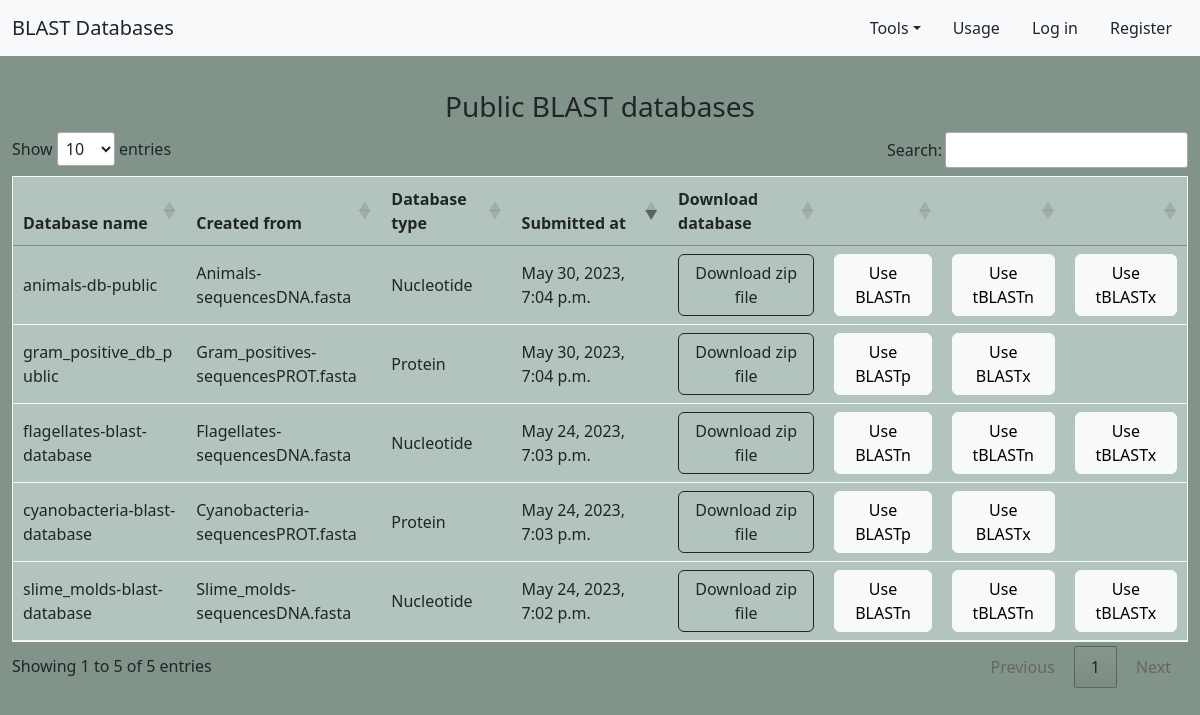
/blast_databases/, run on the app's committed database.
### blast_db_creator/models.py (models this page shows, shortened)
class BlastDBData(models.Model):
    user_input = models.ForeignKey(UserInput, on_delete=models.CASCADE)
    father_database = models.ForeignKey('self',
        on_delete=models.SET_NULL,
        null=True, blank=True)
    zip_file = models.FileField()
    slug = models.SlugField(primary_key=True)

class UserInput(models.Model):
    DB_types = (
        ("nucl", "Nucleotide"),
        ("prot", "Protein"),
    )
    file_types = (
        ("fasta", "Fasta"),
    )
    version = (
        ("4", "4"),
        ("5", "5"),
    )
    public_private = (
        ("public", "Public"),
        ("private", "Private"),
    )
    public_or_private = models.CharField(max_length=12, choices=public_private,
                                         default="public")
    user = models.ForeignKey(User, on_delete=models.CASCADE, blank=True,
                             null=True)
    input_file = models.FileField(upload_to='users_inputs/', validators=[
        FileExtensionValidator(allowed_extensions=['fasta'])])
    database_type = models.CharField(
        max_length=12, choices=DB_types, default="nucl")
    input_type = models.CharField(
        max_length=12, choices=file_types, default="fasta")
    name_of_blast_db = models.CharField(primary_key=True, max_length=100,
        error_messages={'unique': "This database name already exists."})
    database_title = models.CharField(max_length=200, blank=True)
    parse_seqids = models.BooleanField(blank=True)
    hash_index = models.BooleanField(blank=True)
    blastdb_version = models.CharField(
        max_length=12, choices=version, default="4")
    taxid = models.CharField(max_length=300, blank=True)
    taxid_map = models.FileField(upload_to='user_taxid_files/', blank=True)
    created = models.DateTimeField(editable=False, null=True)
    def filename(self):
        return os.path.basename(str(self.input_file))
    def print_type(self):
        if(self.database_type == "nucl"):
            return "Nucleotide"
        if(self.database_type == "prot"):
            return "Protein"

### blast_db_creator/views.py (the view)
# urls.py: path('blast_databases/', views.view_db, name='viewdb'),
def view_db(request):
    blast_db_data = BlastDBData.objects \
        .filter(user_input__public_or_private="public")
    logger.info(
        f"Retrieval of BLAST databases objects "
        f"was successful."
    )
    context = {
        'blast_db_data': blast_db_data,
    }
    return render(request, "blast_db_creator/view_db.html", context)

### blast_db_creator/templates/blast_db_creator/view_db.html (shortened to what this page needs)
{% extends "blast_db_creator/base.html" %}
{% load static %}
{% block head %}
<link
    rel="stylesheet"
    href="https://cdn.datatables.net/1.13.4/css/jquery.dataTables.css" />
{% endblock %}
{% block navigation %}
<a class="navbar-brand text-dark" href="{% url 'home' %}">BLAST Databases</a>
{% endblock %}
{% block table %}
<div class="container-fluid margin-table" data-aos="fade-up">
    <div class="top-margin text-center">
        <h3>Public BLAST databases</h3>
    </div>
    <table
        id="public_databases"
        class="table table-hover border border-light table-sm"
        style="background-color: #B3C4BC">
        <thead class="thead-light">
            <tr>
                <th scope="col">Database name</th>
                <th scope="col">Created from</th>
                <th scope="col">Database type</th>
                <th scope="col">Submitted at</th>
                <th scope="col">Download database</th>
                <th scope="col"></th>
                <th scope="col"></th>
                <th scope="col"></th>
            </tr>
        </thead>
        <tbody>
            {% for db_files in blast_db_data %}
            {% if db_files.user_input.public_or_private == 'public' %}
            <tr>
                <td class="align-middle wrap">
                    {{ db_files.user_input.name_of_blast_db }}
                </td>
                <td class="align-middle wrap">
                    {{ db_files.user_input.filename }}
                </td>
                <td class="align-middle">
                    {{ db_files.user_input.print_type }}
                </td>
                <td class="align-middle">
                    {{ db_files.user_input.created }}
                </td>
                <td class="align-middle">
                    <a
                        class="btn btn-outline-dark"
                        href="{{ db_files.zip_file.url }}"
                        >
                        Download zip file
                    </a>
                </td>
                {% if db_files.user_input.database_type == 'nucl' %}
                <td class="align-middle">
                    <a
                        class="btn btn-light"
                        href="{% url 'blastn' db_files.slug %}">
                        Use BLASTn
                    </a>
                </td>
                <td class="align-middle">
                    <a
                        class="btn btn-light"
                        href="{% url 'tblastn' db_files.slug %}">
                        Use  tBLASTn
                    </a>
                </td>
                <td class="align-middle">
                    <a
                        class="btn btn-light"
                        href="{% url 'tblastx' db_files.slug %}">
                        Use tBLASTx
                    </a>
                </td>
                {% elif db_files.user_input.database_type == 'prot' %}
                <td class="align-middle">
                    <a
                        class="btn btn-light"
                        href="{% url 'blastp' db_files.slug %}">
                        Use BLASTp
                    </a>
                </td>
                <td class="align-middle">
                    <a
                        class="btn btn-light"
                        href="{% url 'blastx' db_files.slug %}">
                        Use BLASTx
                    </a>
                </td>
                <td></td>
                {% endif %}
            </tr>
            {% endif %}
            {% endfor %}
        </tbody>
    </table>
</div>
{% endblock %}

### blast_db_creator/templates/blast_db_creator/base.html (shortened to what this page needs)
{% load static %}
<!DOCTYPE html>
<html>
	<head>
		<link
			href="https://cdn.jsdelivr.net/npm/bootstrap@5.2.3/dist/css/bootstrap.min.css"
			rel="stylesheet"
>
		<link
			rel="stylesheet"
			type="text/css"
			href="{% static '/blast_db_creator/css/main.css' %}">
		<link
			rel="stylesheet"
			href="https://cdn.jsdelivr.net/npm/bootstrap-icons@1.10.5/font/bootstrap-icons.css">
		<link
			href="https://unpkg.com/aos@2.3.1/dist/aos.css"
			rel="stylesheet">
		{% block head %}{% endblock %}
	</head>
	<body>
		<nav class="navbar navbar-custom fixed-top navbar-expand-lg bg-light \
			mb-2">
			<div class="container-fluid">
				{% block navigation %}{% endblock %}
				<ul class="nav navigation-fit">
					{% if user.is_authenticated %}
					<li class="nav-item">
						<a
							class="nav-link text-dark"
							href="{% url 'createuserdb' %}">
							BLAST Database Creator
						</a>
					</li>
					<li>
						<a
							class="nav-link dropdown-toggle text-dark"
							data-bs-toggle="dropdown">
							Private
						</a>
						<div class="dropdown-menu">
							<a
								id="private_dbs"
								class="dropdown-item text-secondary"
								href="{% url 'privatedb' %}">
								Local BLAST Databases
							</a>
							<a
								id="private_align"
								class="dropdown-item text-secondary"
								href="{% url 'blastresultuser' %}">
								Alignments
							</a>
						</div>
					</li>
					<li class="nav-item dropdown">
						<a
							class="nav-link dropdown-toggle text-dark"
							data-bs-toggle="dropdown">
							Public
						</a>
						<div class="dropdown-menu">
							<a
								id="public_dbs"
								class="dropdown-item text-secondary"
								href="{% url 'viewdb' %}">
								Local BLAST Databases
							</a>
							<a
								id="public_align"
								class="dropdown-item text-secondary"
								href="{% url 'blastresultpublic' %}">
								Alignments
							</a>
						</div>
					</li>
					<li class="nav-item">
						<a
							id="tasks"
							class="nav-link text-dark"
							href="{% url 'task_list' %}">Tasks List
						</a>
					</li>
					<li class="nav-item">
						<a
							class="nav-link text-dark"
							href="{% url 'usage' %}">Usage</a>
					</li>
					<li class="nav-item dropdown ">
						<a
							class="nav-link dropdown-toggle text-dark"
							data-bs-toggle="dropdown">
							Account: {{ user.username }}</a>
						<div class="dropdown-menu">
							<a
								class="dropdown-item text-secondary"
								href="{% url 'logout' %}">Log out</a>
						</div>
					</li>
					{% else %}
					<li class="nav-item dropdown ">
						<a
							class="nav-link dropdown-toggle text-dark"
							data-bs-toggle="dropdown">Tools</a>
					</li>
					<li class="nav-item">
						<a
							class="nav-link text-dark"
							href="{% url 'usage' %}">Usage</a>
					</li>
					<li class="nav-item">
						<a
							class="nav-link text-dark"
							href="{% url 'login' %}">Log in</a>
					</li>
					<li class="nav-item">
						<a
							class="nav-link text-dark"
							href="{% url 'register' %}">Register</a>
					</li>
					{% endif %}
				</ul>
			</div>
		</nav>
		{% block table %}
		{% endblock %}
	</body>
</html>

### blast_db_creator/static/blast_db_creator/css/main.css (style rules this page uses)
body { background-color: #829389; }
.top-margin { margin-top: 90px; }
.margin-table { margin-top: 80px !important; margin-bottom: 80px !important; }
td { margin-top: 10px; }
.navbar-brand { color: black; }
.navigation-fit li { position: relative; left:0; }
.wrap { overflow-wrap: break-word; word-wrap: break-word; word-break: break-word; white-space: normal; }

### data on the page
BlastDBData: user_input.name_of_blast_db "slime_molds-blast-database", user_input.filename "Slime_molds-sequencesDNA.fasta", user_input.print_type "Nucleotide", user_input.created "May 24, 2023, 7:02 p.m.", shows "Use BLASTn"
BlastDBData: user_input.name_of_blast_db "flagellates-blast-database", user_input.filename "Flagellates-sequencesDNA.fasta", user_input.print_type "Nucleotide", user_input.created "May 24, 2023, 7:03 p.m.", shows "Use BLASTn"
BlastDBData: user_input.name_of_blast_db "cyanobacteria-blast-database", user_input.filename "Cyanobacteria-sequencesPROT.fasta", user_input.print_type "Protein", user_input.created "May 24, 2023, 7:03 p.m.", shows "Use BLASTp"
BlastDBData: user_input.name_of_blast_db "animals-db-public", user_input.filename "Animals-sequencesDNA.fasta", user_input.print_type "Nucleotide", user_input.created "May 30, 2023, 7:04 p.m.", shows "Use BLASTn"
BlastDBData: user_input.name_of_blast_db "gram_positive_db_public", user_input.filename "Gram_positives-sequencesPROT.fasta", user_input.print_type "Protein", user_input.created "May 30, 2023, 7:04 p.m.", shows "Use BLASTp"
